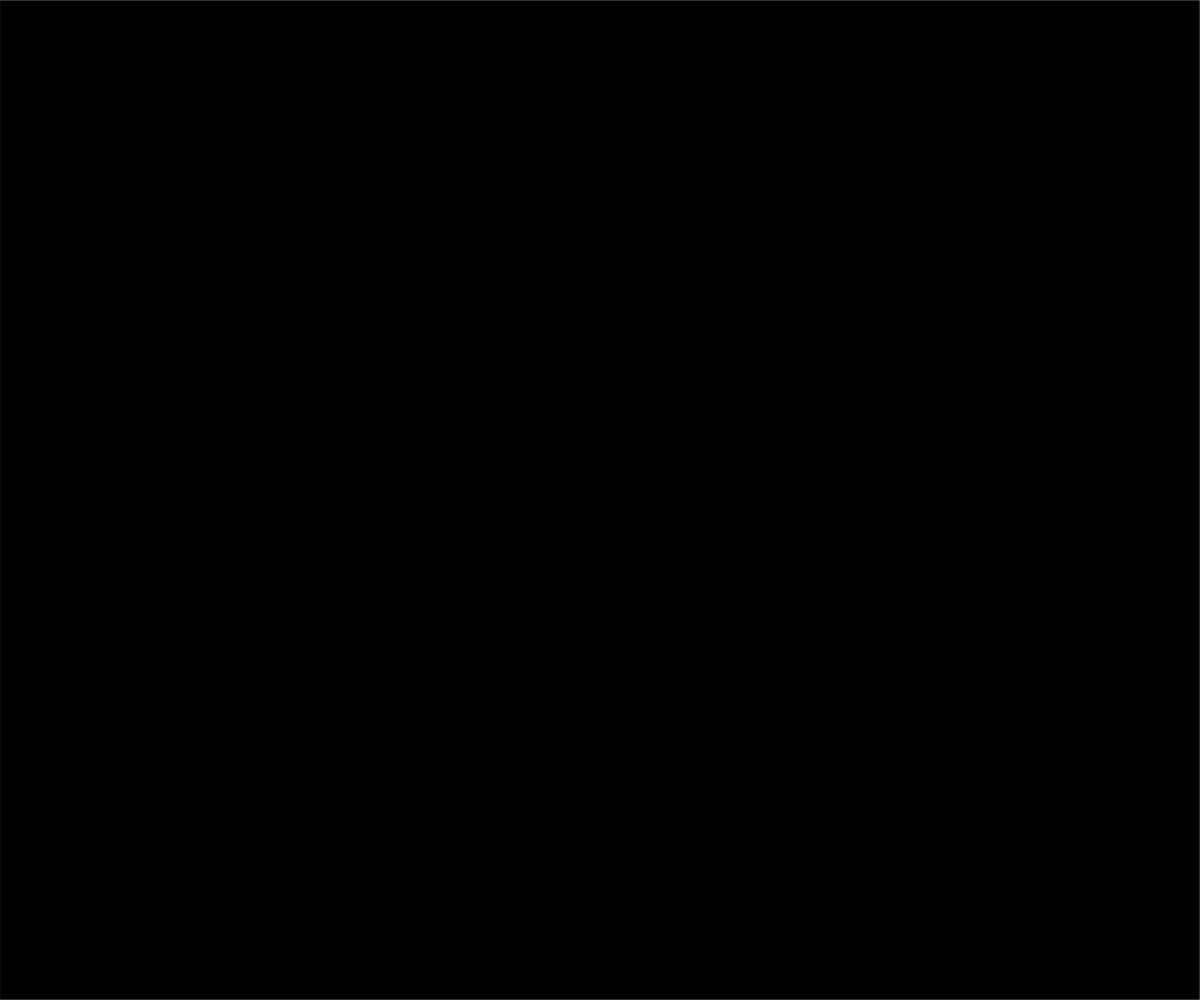
Frame 1 (no input)
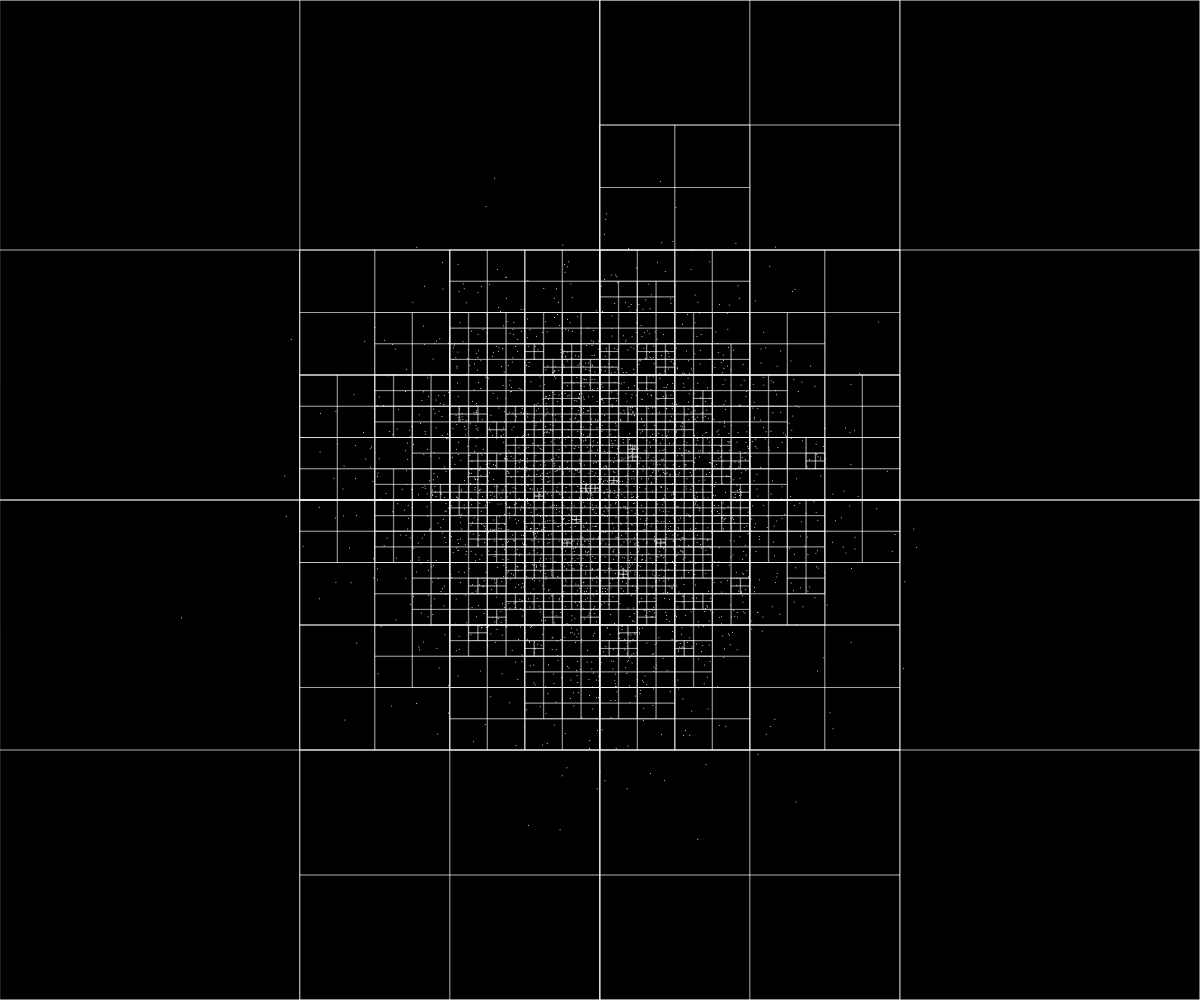
Frame 60 (no input)
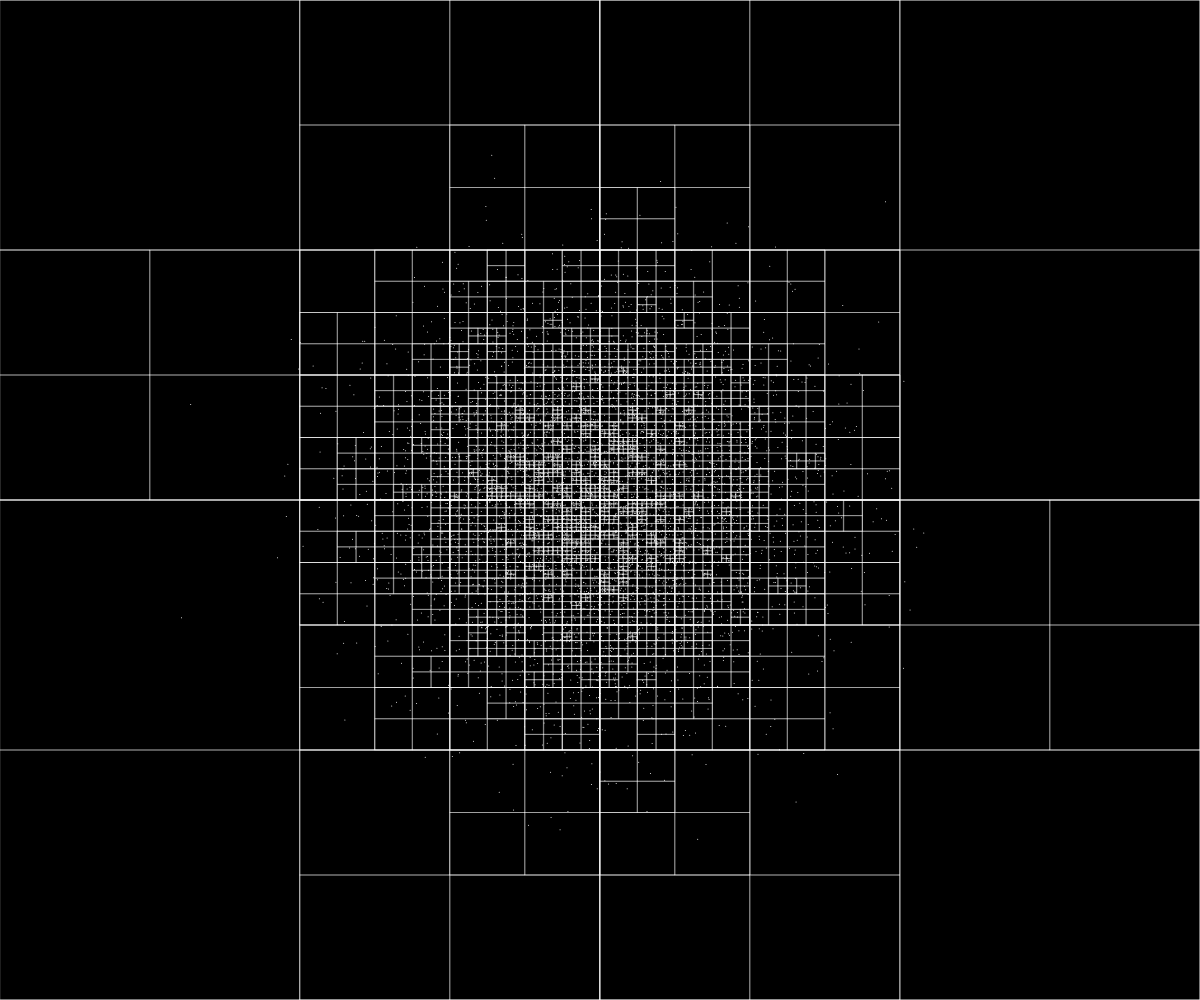
Frame 120 (the mouse pressed at the canvas centre since frame 60)

The p5.js sketch that drew these frames (run headless with seeded random() and noise() and a simulated clock; from frame 60 on, the mouse is pressed at the canvas centre):

// p5.js sketch
// ── sketch.js
const treeLimit = 4;


let points = [];
let tree;


function setup() {
	createCanvas(windowWidth, windowHeight);
	tree = new QuadTree(0, 0, width, height);
}

function draw() {
	background(0);
	noStroke();
	
	for (let point of points){
		ellipse(point.x, point.y, 1)
	}
	tree.show();
	for (let i = 0; i < 50; i++) {
		randomGaussianAddPoint()
		
	}
	
	


}

function randomAddPoint(){
	let point = createVector(random(width), random(height))
	points.push(point);
	tree.addPoint(point);
}


function randomGaussianAddPoint(){
	let point = createVector(randomGaussian(width/2, 100), randomGaussian(height/2, 100))
	points.push(point);
	tree.addPoint(point);
}

function mouseDragged(){
	let point = createVector(mouseX, mouseY);
	points.push(point);
	tree.addPoint(point);
}
// ── tree.js
class QuadTree{
    constructor(startX, startY, width, height){
        this.startX = startX;
        this.startY = startY;
        this.width = width;
        this.height = height;
        this.points = [];
        this.children = [];
    }

    addPoint(point){
        if(this.contains(point)){
            if (this.points.length < treeLimit){
                this.points.push(point);
            }
            else{
                if(this.children.length === 0){
                    this.splitSelf();
                }
                for(let child of this.children){
                    child.addPoint(point);
                }
            }
        }
    }

    contains(point){
        return this.startX <= point.x && point.x <= this.startX + this.width &&
               this.startY <= point.y && point.y <= this.startY + this.height;
    }

    splitSelf(){
        this.children.push(new QuadTree(this.startX, this.startY, this.width/2, this.height/2)); //Left top
        this.children.push(new QuadTree(this.startX, this.startY + this.height/2, this.width/2, this.height/2)); //Left bottom
        this.children.push(new QuadTree(this.startX + this.width / 2, this.startY, this.width/2, this.height/2)); //Right top
        this.children.push(new QuadTree(this.startX + this.width / 2, this.startY + this.height/2, this.width/2, this.height/2)); //Right bottom
    }

    show(){
        for(let child of this.children){
            child.show();
        }
        push();
        noFill();
        stroke(255, 255, 255, 100);
        strokeWeight(1);
        rect(this.startX, this.startY, this.width, this.height);
        pop();
    }


}
